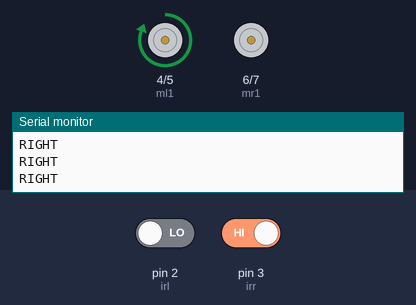
The sketch below on a simulated Arduino Uno, built with avr-gcc and run on an emulated ATmega328P. Parts: motor-driver pin pairs drawn as motors (green arrow = first pin HIGH = forward, orange = second pin HIGH = backward, longer = more drive), the last lines printed to the serial monitor. The inputs (shaded band) are chosen by the test bench; at power-on: pin 2 (irl) LOW, pin 3 (irr) HIGH.

Above: at 1.2 s.
1.3 s: pin 2 (irl) driven HIGH
At 2.3 s:
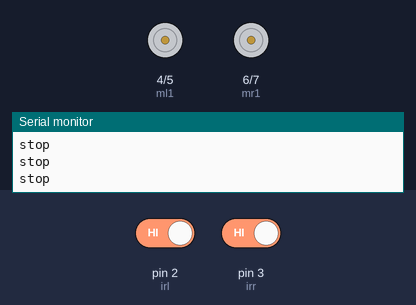
2.8 s: pin 3 (irr) driven LOW
At 3.5 s:
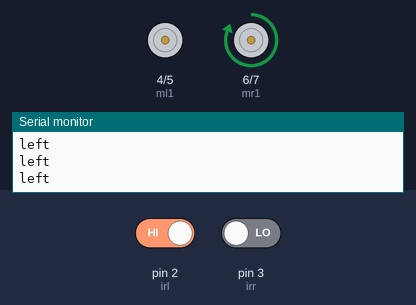
4.3 s: pin 2 (irl) driven LOW
At 4.7 s:
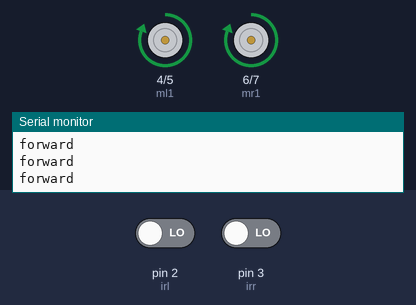
5.8 s: pin 3 (irr) driven HIGH
At 7.1 s:
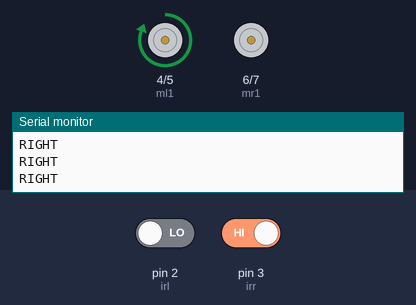
Timing chart, 0 to 8.3 s (numbered marks = the images above; inputs shaded):
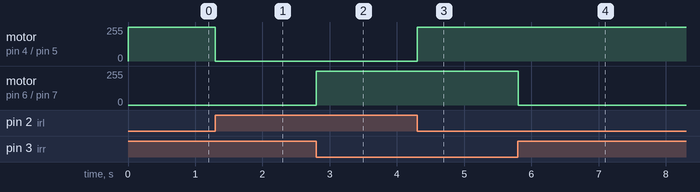

The sketch:

ir_robot.ino
```cpp
int irl = 2;
int irr = 3;
int ml1 = 4;
int ml2 = 5;
int mr1 = 6;
int mr2 = 7;
int irright,irleft;
void setup(){
  pinMode(irl,INPUT);
  pinMode(irr,INPUT);
  pinMode(ml1,OUTPUT);
  pinMode(ml2,OUTPUT);
  pinMode(mr1,OUTPUT);
  pinMode(mr2,OUTPUT);
  Serial.begin(9600);

}
void loop(){
  irright=digitalRead(irr);
  irleft=digitalRead(irl);
  if(irright==LOW&&irleft==LOW){
    digitalWrite(ml1,HIGH);
        digitalWrite(ml2,LOW);
        digitalWrite(mr1,HIGH);
        digitalWrite(mr2,LOW);
    Serial.println("forward");
    }
  else if(irright==LOW&&irleft==HIGH){
    digitalWrite(ml1,LOW);
        digitalWrite(ml2,LOW);
        digitalWrite(mr1,HIGH);
        digitalWrite(mr2,LOW);
    Serial.println("left");
    }

   else if(irright==HIGH&&irleft==LOW){
    digitalWrite(ml1,HIGH);
        digitalWrite(ml2,LOW);
        digitalWrite(mr1,LOW);
        digitalWrite(mr2,LOW);
    Serial.println("RIGHT");
    }
   else if(irright==HIGH&&irleft==HIGH){
    digitalWrite(ml1,LOW);
        digitalWrite(ml2,LOW);
        digitalWrite(mr1,LOW);
        digitalWrite(mr2,LOW);
    Serial.println("stop");
    }
    delay(100);
}
```

Measured:
- after the input at 1.3 s, motor on pin 4 (ml1) / pin 5 (ml2): forward 255/255 → stopped at once
- after the input at 2.8 s, motor on pin 6 (mr1) / pin 7 (mr2): stopped → forward 255/255 at once
- after the input at 4.3 s, motor on pin 4 (ml1) / pin 5 (ml2): stopped → forward 255/255 at once
- after the input at 5.8 s, motor on pin 6 (mr1) / pin 7 (mr2): forward 255/255 → stopped at once
